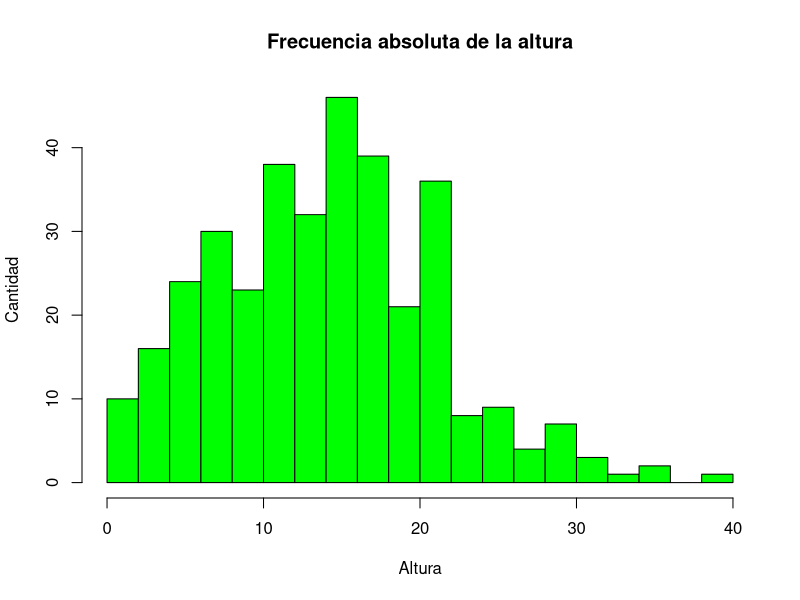
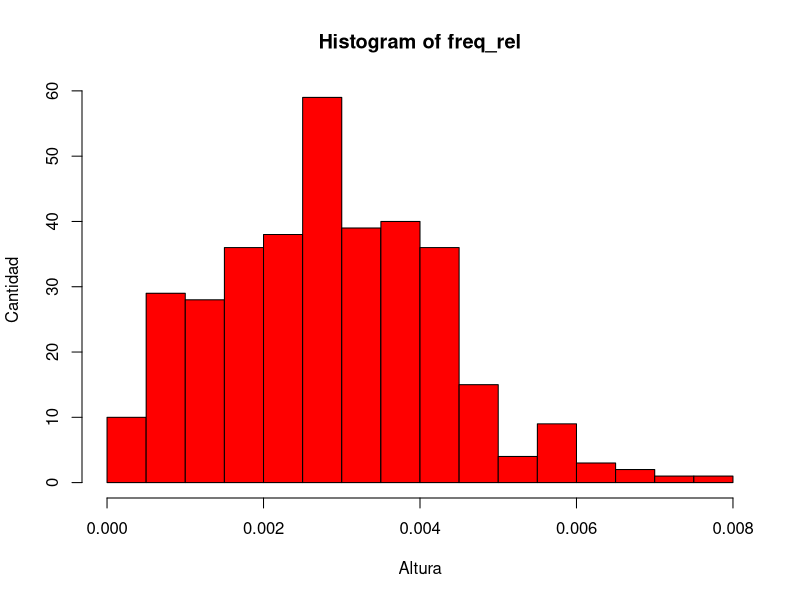

Here is the R script that generated these plots, in order:
#---------------------------------------PREGUNTAS-------------------------------------------------
# 1. en la tabla de frecuencia, frecuencia relativa termina en 1.0001 o 0.9999, bien / mal?
# 2. como poner q se haga la suma acumulativa solamente de las primeras 3 columnas
# 3. cada cuanto tomar los intervalos (si tomo uno en especifico, los ultimos valores del 
# intervalo no los toma)

#-------------------------------------------------------------------------------------------------
library(readxl)
datos <- read_excel("Base4.xls", col_names = TRUE)
#acceder a las columnas por nombre
attach(datos) 

#---------------------------------------ALTURA-------------------------------------------------
#summary(altura)
length_interval = trunc(sqrt(length(altura)))
breaks_altura = seq(min(altura), max(altura), 5) # Intervalos para la tabla de freq
#breaks_altura = seq(min(altura), max(altura), 5) # Intervalos para la tabla de freq

rango_altura = cut(altura, breaks = breaks_altura, right = TRUE)
freq_abs_altura = table(rango_altura)

mean(altura)
median(altura)
# histograma de altura

hist(altura, breaks = length_interval, col = "green", ylab = "Cantidad",
    xlab = "Altura", main = "Frecuencia absoluta de la altura")


freq_rel = prop.table(altura)
freq_rel_acum = cumsum(freq_rel)
# histograma de frecuencia relativa altura
hist(freq_rel, breaks = length_interval, col = "red", ylab = "Cantidad", xlab = "Altura",right = FALSE)
#preguntar por grafico de freq_rel_acum

#--------------------------------------------
# tabla de frecuencia altura
freq_rel_altura = round(freq_abs_altura / sum(freq_abs_altura), 4)
freq_abs_ac_altura = cumsum(freq_abs_altura)
freq_rel_ac_altura = cumsum(freq_rel_altura)
porc_altura = freq_rel_altura * 100
porc_ac_altura = freq_rel_ac_altura * 100
tabla_altura = cbind(freq_abs_altura, freq_rel_altura, porc_altura, freq_abs_ac_altura,
                     freq_rel_ac_altura, porc_ac_altura)
total_altura = apply(tabla_altura, 2, sum)
tabla_altura_total = rbind(tabla_altura, total_altura)
#--------------------------------------------

#grafico para las especies
especie_order = ordered(especie, levels = c("Ceibo", "Eucalipto", "Álamo", "Palo borracho",
                                      "Acacia", "Jacarandá", "Casuarina", "Ficus", "Fresno"))
freq_abs = table(especie_order)
freq_rel = prop.table(table(especie_order))
porc = freq_rel * 100
tabla = cbind(freq_abs, freq_rel, porc)


#plot(altura, inclinacio)

#---------------------------------------ESPECIE-------------------------------------------------

#--------------------------------------------
freq_abs_especie = table(especie_order)
# tabla de frecuencia especie
freq_rel_especie = round(freq_abs_especie / sum(freq_abs_especie), 9) # un 9 xq sino no da exacta la tabla
freq_abs_ac_especie = cumsum(freq_abs_especie)
freq_rel_ac_especie = cumsum(freq_rel_especie)
porc_especie = freq_rel_especie * 100
porc_ac_especie = freq_rel_ac_especie * 100
tabla_especie = cbind(freq_abs_especie, freq_rel_especie, porc_especie)
total = apply(tabla_especie, 2, sum)
tabla_especie_total = rbind(tabla_especie, total)
tabla_especie_total2 = rbind(tabla_especie)
#--------------------------------------------


#---------------------------------------DIAMETRO-------------------------------------------------

#--------------------------------------------
# tabla de frecuencia diametro
breaks_diametro = seq(min(diametro), max(diametro), 20) # Intervalos para la tabla de freq
rango_diametro = cut(diametro, breaks = breaks_diametro, right = TRUE)
freq_abs_diametro = table(rango_diametro)
freq_rel_diametro = round(freq_abs_diametro / sum(freq_abs_diametro), 4)
freq_abs_ac_diametro = cumsum(freq_abs_diametro)
freq_rel_ac_diametro = cumsum(freq_rel_diametro)
porc_diametro = freq_rel_diametro * 100
porc_ac_diametro = freq_rel_ac_diametro * 100
tabla_diametro = cbind(freq_abs_diametro, freq_rel_diametro, porc_diametro, freq_abs_ac_diametro,
                     freq_rel_ac_diametro, porc_ac_diametro)
total_diametro = apply(tabla_diametro, 2, sum)
tabla_diametro_total = rbind(tabla_diametro, total_diametro)
#--------------------------------------------

